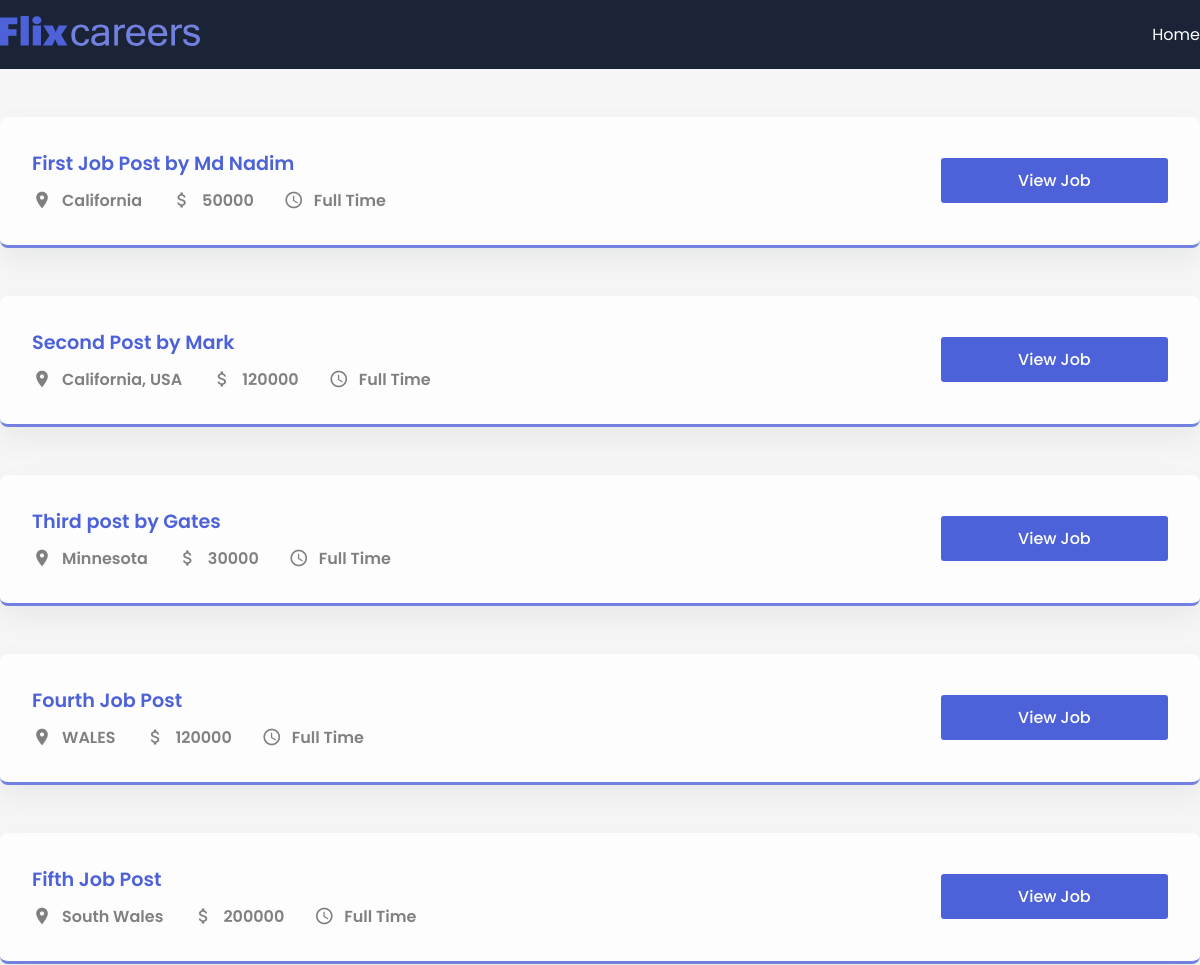
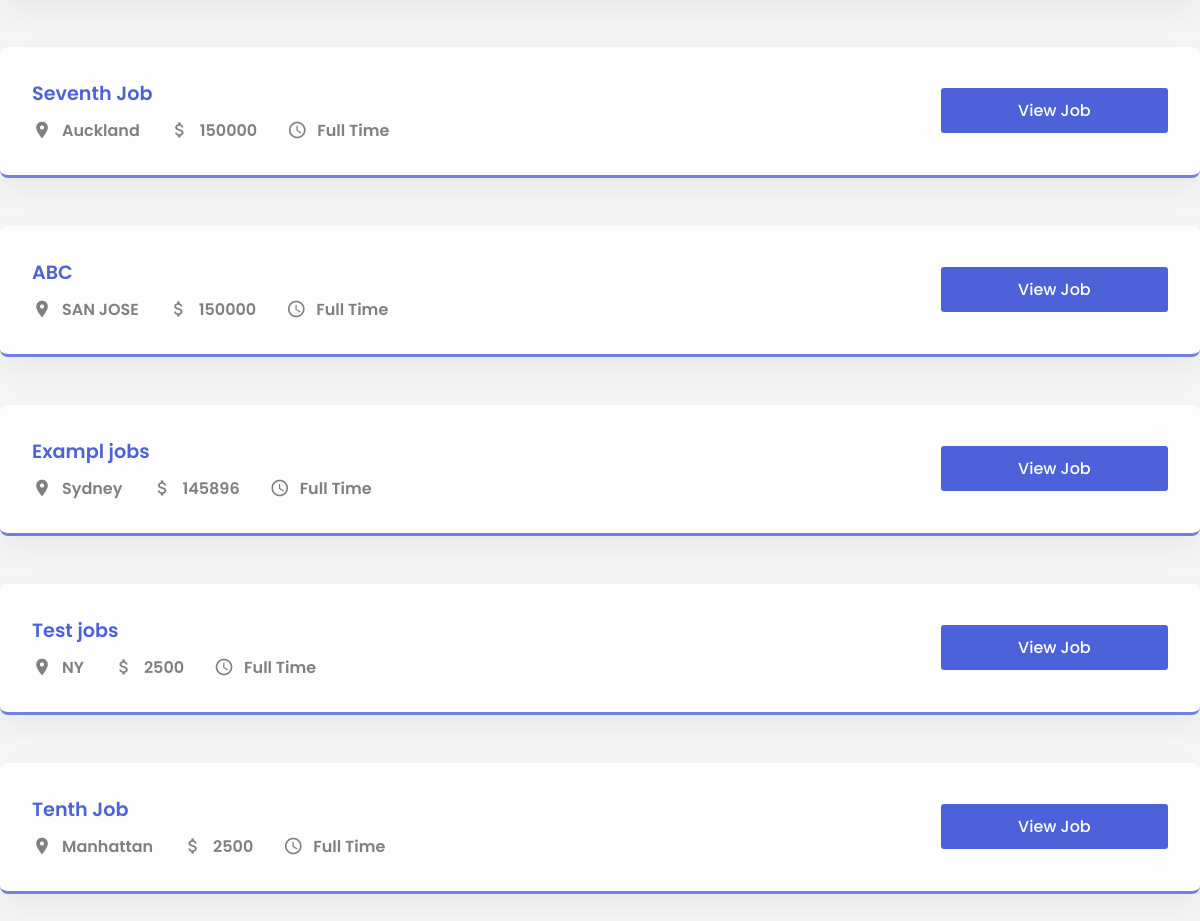
The page / on the database its author committed (2 pictures, top to bottom).
### app/models.py (models this page shows, shortened)
class JobPost(models.Model):
    JOB_TYPE_CHOICES = [
        ('Full Time', 'Full Time'),
        ('Part Time', 'Part Time'),
    ]
    title = models.CharField(max_length=200)
    description = models.CharField(max_length=400)
    date = models.DateTimeField(auto_now_add=True)
    expiry = models.DateField(null=True)
    salary = models.IntegerField()
    slug = models.SlugField(null=True, max_length=40, unique=True)
    location = models.OneToOneField(Location, on_delete=models.CASCADE, null=True)
    author = models.ForeignKey(Author, on_delete=models.CASCADE, null=True)
    skills = models.ManyToManyField(Skills)
    type = models.CharField(max_length=200, null=False, choices=JOB_TYPE_CHOICES)

class Location(models.Model):
    street = models.CharField(max_length=200)
    city = models.CharField(max_length=200)
    state = models.CharField(max_length=200)
    country = models.CharField(max_length=200)
    zip = models.CharField(max_length=100)

### app/views.py (the view)
# urls.py: path('', views.job_list, name='jobs_home'),
def job_list(request):
    jobs = JobPost.objects.all()
    context = {"jobs": jobs}
    return render(request, "app/index.html", context)

### app/templates/app/index.html (shortened to what this page needs)
{% extends "base.html" %} {% block title %}Flixcareers | Home{% endblock title%}
{% block content %}
<section>
  <div class="container">
    {% for job in jobs %}
    <div class="post">
      <div class="job-info">
        <h1 class="job-title">{{job.title}}</h1>
        <div class="job-des">
          <div class="location item">
            <span class="material-icons"> place </span>
            <p>{{job.location.city}}</p>
          </div>
          <div class="budget item">
            <span class="material-icons"> attach_money </span>
            <p>{{job.salary}}</p>
          </div>
          <div class="time item">
            <span class="material-icons"> schedule </span>
            <p>{{job.type}}</p>
          </div>
        </div>
      </div>
      <div class="buttons">
        <button class="apply">
          <a href="{% url 'jobs_detail' forloop.counter %}">View Job</a>
        </button>
      </div>
    </div>
    {% endfor %}
  </div>
</section>
{% endblock content %}

### templates/base.html (shortened to what this page needs)
{% load static %}
<!DOCTYPE html>
<html lang="en">
  <head>
    <link rel="stylesheet" href="{% static 'app/style.css' %}" />
  </head>
  <body>
    <header>
      <nav>
        <div class="container">
          <div class="logo">
            <img src="{% static 'app/logo.svg' %}" alt="" />
          </div>
          <div class="links">
            <a href="{% url 'jobs_home' %}">Home</a>
          </div>
        </div>
      </nav>
    </header>
    {% block content %}
    {% endblock content %}
  </body>
</html>

### app/static/app/style.css (style rules this page uses)
* { margin: 0; padding: 0; box-sizing: border-box; font-family: "Poppins", sans-serif; }
:root { --blue: #4d62d8; --lblue: #7281e0; --card: #fdfdfd; --shadow: #64646f17 0px 12px 29px 0px; --nav: #1b2436; }
body { background: #f5f6f5; }
button { border: none; outline: none; cursor: pointer; border-radius: 3px; }
nav { background: var(--nav); padding: 1em 0; }
a { text-decoration: none; color: white; }
.container { max-width: 1200px; margin: auto; }
nav .container { display: flex; align-items: center; justify-content: space-between; color: white; }
.logo { width: 200px; }
img { width: 100%; }
.links { display: flex; align-items: center; justify-content: center; }
.links a { color: white; margin-left: 30px; font-size: 1rem; font-weight: 400; }
.post { background: var(--card); border-radius: 8px; padding: 2em; box-shadow: var(--shadow); margin-top: 3em; display: grid; align-items: center; grid-template-columns: 8fr 2fr; border-bottom: 3px solid var(--lblue); }
.buttons { display: grid; grid-template-columns: repeat(1, 1fr); gap: 20px; }
.post:last-child { margin-bottom: 5em; }
.item { display: flex; align-items: center; margin-left: 30px; }
.item:first-child { margin-left: 0; }
.job-des { display: flex; align-items: center; }
.item span { margin-right: 10px; font-size: 20px !important; color: gray; }
.item p { font-size: 1rem; font-weight: 600; color: gray; }
.apply { background: var(--blue); height: 45px; padding: 0 40px; color: white; font-size: 1rem; font-weight: 500; }
.job-title { font-size: 1.2rem; font-weight: 600; margin-bottom: 10px; color: var(--blue); }
button { cursor: pointer; }

### rows shown on the page
JobPost: title "First Job Post by Md Nadim", location.city "California", salary "50000", type "Full Time"
JobPost: title "Second Post by Mark", location.city "California, USA", salary "120000", type "Full Time"
JobPost: title "Third post by Gates", location.city "Minnesota", salary "30000", type "Full Time"
JobPost: title "Fourth Job Post", location.city "WALES", salary "120000", type "Full Time"
JobPost: title "Fifth Job Post", location.city "South Wales", salary "200000", type "Full Time"
JobPost: title "Seventh Job", location.city "Auckland", salary "150000", type "Full Time"
JobPost: title "ABC", location.city "SAN JOSE", salary "150000", type "Full Time"
JobPost: title "Exampl jobs", location.city "Sydney", salary "145896", type "Full Time"
JobPost: title "Test jobs", location.city "NY", salary "2500", type "Full Time"
JobPost: title "Tenth Job", location.city "Manhattan", salary "2500", type "Full Time"
